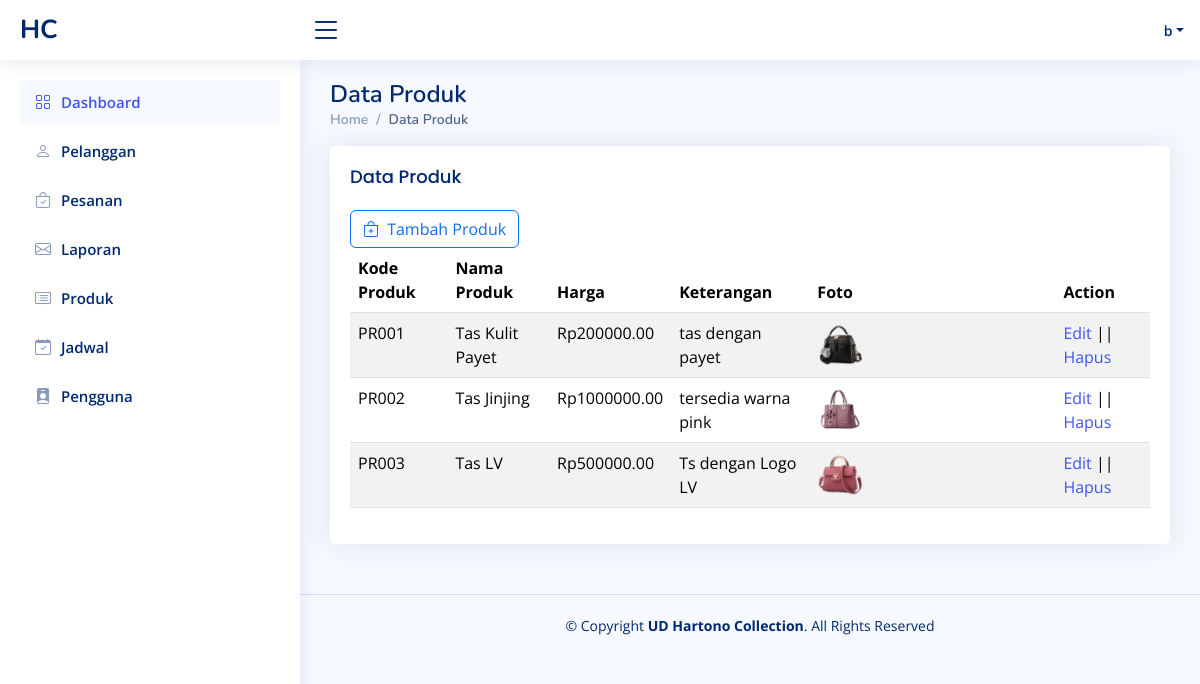
The app's page /admin/produk.php (signed in) with its own data.
### tables this page shows
CREATE TABLE `produk` (
  `id_produk` varchar(11) NOT NULL,
  `nama_produk` varchar(100) NOT NULL,
  `deskripsi` text DEFAULT NULL,
  `harga` decimal(10,2) NOT NULL,
  `tanggal_input` date NOT NULL,
  `terakhir_diupdate` timestamp NOT NULL DEFAULT current_timestamp() ON UPDATE current_timestamp(),
  `foto` text NOT NULL
);

### admin/produk.php (the view, shortened to what this page needs)
<?php
require_once '../koneksi/koneksi.php';
$sqlGetProduk = "SELECT * FROM produk";
$result = $conn->query($sqlGetProduk);
$produkData = array();
if ($result->num_rows > 0) {
    while ($row = $result->fetch_assoc()) {
        $produkData[] = $row;
    }
}
?>
<!DOCTYPE html>
<html lang="en">
<?php include 'root/head.php'; ?>
<body>
    <?php include 'root/navbar.php'; ?>
    <main id="main" class="main">
        <div class="pagetitle">
            <h1>Data Produk</h1>
            <nav>
                <ol class="breadcrumb">
                    <li class="breadcrumb-item"><a href="index.html">Home</a></li>
                    <li class="breadcrumb-item active">Data Produk</li>
                </ol>
            </nav>
        </div>
        <section class="section dashboard">
            <div class="row">
                <div class="col-lg-12">
                    <div class="row">
                        <div class="col-lg-12">
                            <div class="card">
                                <div class="card-body">
                                    <h5 class="card-title">Data Produk</h5>
                                    <button type="button" class="btn btn-outline-primary" data-bs-toggle="modal"
                                        data-bs-target="#verticalycentered">
                                        <i class='bi bi-bag-plus me-1'></i>    Tambah Produk
                                    </button>
                                    <table class="table datatable table-striped">
                                        <thead>
                                            <tr>
                                                <th scope="col">Kode Produk</th>
                                                <th scope="col">Nama Produk</th>
                                                <th scope="col">Harga</th>
                                                <th scope="col">Keterangan</th>
                                                <th scope="col">Foto</th>
                                                <th scope="col">Action</th>
                                            </tr>
                                        </thead>
                                        <tbody>
                                            <?php foreach ($produkData as $produk) : ?>
                                            <tr>
                                                <td><?php echo $produk['id_produk']; ?></td>
                                                <td><?php echo $produk['nama_produk']; ?></td>
                                                <td>Rp<?php echo $produk['harga']; ?></td>
                                                <td><?php echo $produk['deskripsi']; ?></td>
                                                <td><img style="max-width: 20%;"
                                                        src="../assets/galeri/<?php echo $produk['foto']; ?>" alt="">
                                                </td>
                                                <td>
                                                    <a
                                                        href="edit_produk.php?id=<?php echo $produk['id_produk']; ?>">Edit</a>
                                                    ||
                                                    <a href="hapus_produk.php?id_produk=<?php echo $produk['id_produk']; ?>"
                                                        onclick="return confirm('Apakah Anda yakin ingin menghapus produk ini?')">Hapus</a>
                                                </td>
                                            </tr>
                                            <?php endforeach; ?>
                                        </tbody>
                                    </table>
                                </div>
                            </div>
                        </div>
                    </div>
                </div>
            </div>
        </section>
    </main>
    <?php include 'root/footer.php'; ?>
</body>
</html>

### admin/assets/css/style.css (style rules this page uses)
:root { scroll-behavior: smooth; }
body { font-family: "Open Sans", sans-serif; background: #f6f9ff; color: #444444; }
a { color: #4154f1; text-decoration: none; }
h1, h2, h3, h4, h5, h6 { font-family: "Nunito", sans-serif; }
#main { margin-top: 60px; padding: 20px 30px; transition: all 0.3s; }
.pagetitle { margin-bottom: 10px; }
.pagetitle h1 { font-size: 24px; margin-bottom: 0; font-weight: 600; color: #012970; }
.card { margin-bottom: 30px; border: none; border-radius: 5px; box-shadow: 0px 0 30px rgba(1, 41, 112, 0.1); }
.card-title { padding: 20px 0 15px 0; font-size: 18px; font-weight: 500; color: #012970; font-family: "Poppins", sans-serif; }
.card-body { padding: 0 20px 20px 20px; }
.breadcrumb { font-size: 14px; font-family: "Nunito", sans-serif; color: #899bbd; font-weight: 600; }
.breadcrumb a { color: #899bbd; transition: 0.3s; }
.breadcrumb .breadcrumb-item::before { color: #899bbd; }
.breadcrumb .active { color: #51678f; font-weight: 600; }
@media (min-width: 1200px) { #main, #footer { margin-left: 300px; } }

### records on screen
produk: id_produk "PR001", nama_produk "Tas Kulit Payet", harga "200000.00", deskripsi "tas dengan payet", foto (picture)
produk: id_produk "PR002", nama_produk "Tas Jinjing", harga "1000000.00", deskripsi "tersedia warna pink", foto (picture)
produk: id_produk "PR003", nama_produk "Tas LV", harga "500000.00", deskripsi "Ts dengan Logo LV", foto (picture)

### other values on screen
$_SESSION['user_name'] "b"
